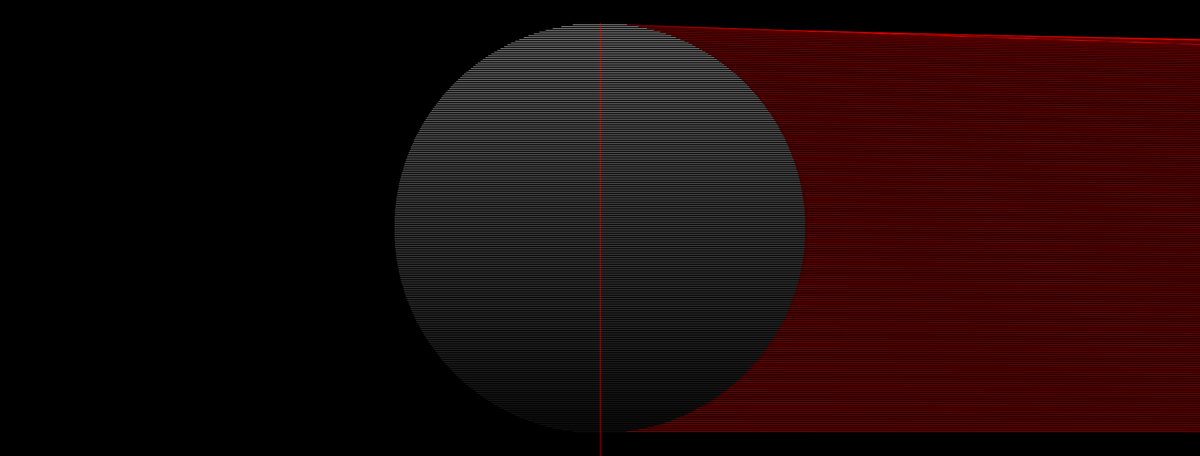
Frame 1 (no input)
Frame 2 (the mouse pressed at the canvas centre, redrawn once): identical to frame 1, image omitted

The Processing sketch that drew this single still picture (run headless with seeded random() and noise(); the mouse was pressed at the canvas centre and the sketch redrawn once):

// Processing sketch: yol
// ── yol.pde
void setup() {
  size(2628, 1000);
  //size(3280, 1248);
  displayDensity(2);
   rad = (height/2) - 50;
   //fullScreen();
}

float rad;
final int ranfak = 20;//15;
void draw() {
  //scale(300/72.0);
  noStroke();
  float fak = 0;
  fill(fak);
  background(0);
  for (int it = height; it < height; it++) {
    for (int i = 0; i < width ; i++) {
    
      fill(fak);
      
      if (int(random(ranfak)) == 1 && fak <= random(200)) {
        fill(random(255));//, random(255), random(255));
      }

      circle(i, it, 1);

      rect(i, it, 1, 1);
    }
  }

  
  //fill(255);
  //circle(width/2, height/2, 250);

  noLoop();
  tegnSirkel();
  //tegnStreker();
  
  
  println("DONE");
  
  //save("Exoprt av sketch 21.02.21 v5.png");
}

void tegnStreker(){
  stroke(255, 0, 0);
  int maal = width;
  for(int i = 0; i < height; i++) {
    
    if(i >= al.size()) return;
    println(i);
     float y = al.get(i);
     float x = sqrt(sq(rad) - sq(y));
     
     //line(width, i, x, y);
     for(float a = width; a > x; a--) {
        stroke(random(255), random(255), random(255));
        line(a, i, x, y);
     }
     line(width, i, x, y);
  }
  /*
  for(float y : al)  {
      println(y);
      //println( sqrt(sq(rad) - sq(y)));
      //println(y);
  }
  */
}

ArrayList<Float> al;

void tegnSirkel() {
  
  al = new ArrayList<Float>();
  ArrayList<Float> ax = new ArrayList<Float>();
  fill(255, 0, 0);
  stroke(255);
//   translate((width/2) + rad*2 - 50, height/2);
translate((width/2), height/2);
  
   for(int i = 0; i < rad*2; i++) {
      float y = -rad + (i*2*rad)/(rad/2);
      float x = sqrt(sq(rad) - sq(y));
      
      //if(x == 0) continue;
      //stroke(random(255));
      
      float sf = (255-i) % 255;//random(255);
      
      sf = (255-i) % 255;//random(255);
      stroke(sf);
      
      //stroke(random(255), random(255), random(255));
      
      line(-x, y, x, y);
      
      ax.add((x));
      
      //al.add(x);
      al.add(y);
      
      //line(-y, x, y, -x);
      //line(x, y, -x, -y);
      
      //line(-x, y, x, -y);
      
   }
   
   stroke(255, 0, 0);
   //stroke(255);
   for(int i = 0; i < al.size() - 1; i++) {
     
     
     float y1 = al.get(i);
     float x1 = sqrt(sq(rad) - sq(y1));
     
     float y2 = al.get(i + 1);
     float x2 = sqrt(sq(rad) - sq(y2));
     
     //line(x1, y1, x2, y2);
     //line(-x1, y1, -x2, y2);
     
     float y3;
     try {
       y3 = al.get(al.size()/2 - i );
     }catch(Exception e) {
        continue; 
     }
     float x3 = sqrt(sq(rad) - sq(y3));
     
     line(x1, y1, width/3 * x1, y3);

   }
      
   println("Har tegnet");
}
